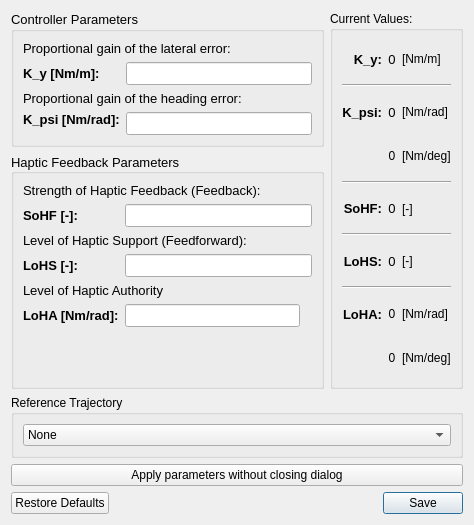
<?xml version="1.0" encoding="UTF-8"?>
<ui version="4.0">
 <class>Dialog</class>
 <widget class="QDialog" name="Dialog">
  <property name="geometry">
   <rect>
    <x>0</x>
    <y>0</y>
    <width>474</width>
    <height>525</height>
   </rect>
  </property>
  <property name="windowTitle">
   <string>FDCA Controller Settings</string>
  </property>
  <layout class="QGridLayout" name="gridLayout">
   <item row="0" column="1">
    <widget class="QGroupBox" name="groupControlparam">
     <property name="sizePolicy">
      <sizepolicy hsizetype="Preferred" vsizetype="Preferred">
       <horstretch>0</horstretch>
       <verstretch>0</verstretch>
      </sizepolicy>
     </property>
     <property name="minimumSize">
      <size>
       <width>0</width>
       <height>0</height>
      </size>
     </property>
     <property name="maximumSize">
      <size>
       <width>8000</width>
       <height>16777215</height>
      </size>
     </property>
     <property name="font">
      <font>
       <pointsize>10</pointsize>
       <weight>50</weight>
       <bold>false</bold>
      </font>
     </property>
     <property name="title">
      <string>Controller Parameters</string>
     </property>
     <layout class="QGridLayout" name="gridLayout_4">
      <item row="0" column="1">
       <layout class="QGridLayout" name="gridLayout_3">
        <item row="2" column="0">
         <widget class="QLabel" name="lblKy">
          <property name="sizePolicy">
           <sizepolicy hsizetype="Preferred" vsizetype="Preferred">
            <horstretch>0</horstretch>
            <verstretch>0</verstretch>
           </sizepolicy>
          </property>
          <property name="minimumSize">
           <size>
            <width>0</width>
            <height>0</height>
           </size>
          </property>
          <property name="maximumSize">
           <size>
            <width>16777215</width>
            <height>16777215</height>
           </size>
          </property>
          <property name="font">
           <font>
            <pointsize>10</pointsize>
            <weight>75</weight>
            <bold>true</bold>
           </font>
          </property>
          <property name="text">
           <string>K_y [Nm/m]:</string>
          </property>
         </widget>
        </item>
        <item row="0" column="0" colspan="3">
         <widget class="QLabel" name="lblKytitle">
          <property name="font">
           <font>
            <pointsize>10</pointsize>
            <weight>50</weight>
            <bold>false</bold>
           </font>
          </property>
          <property name="text">
           <string>Proportional gain of the lateral error:</string>
          </property>
          <property name="alignment">
           <set>Qt::AlignLeading|Qt::AlignLeft|Qt::AlignTop</set>
          </property>
         </widget>
        </item>
        <item row="3" column="0" colspan="3">
         <widget class="QLabel" name="lblKpsititle">
          <property name="font">
           <font>
            <pointsize>10</pointsize>
            <weight>50</weight>
            <bold>false</bold>
           </font>
          </property>
          <property name="text">
           <string>Proportional gain of the heading error:</string>
          </property>
         </widget>
        </item>
        <item row="4" column="1" colspan="2">
         <widget class="QLineEdit" name="edit_k_psi">
          <property name="sizePolicy">
           <sizepolicy hsizetype="Preferred" vsizetype="Fixed">
            <horstretch>0</horstretch>
            <verstretch>0</verstretch>
           </sizepolicy>
          </property>
          <property name="font">
           <font>
            <pointsize>10</pointsize>
           </font>
          </property>
         </widget>
        </item>
        <item row="4" column="0">
         <widget class="QLabel" name="lblKpsi">
          <property name="sizePolicy">
           <sizepolicy hsizetype="Minimum" vsizetype="Preferred">
            <horstretch>0</horstretch>
            <verstretch>0</verstretch>
           </sizepolicy>
          </property>
          <property name="minimumSize">
           <size>
            <width>0</width>
            <height>0</height>
           </size>
          </property>
          <property name="maximumSize">
           <size>
            <width>10000</width>
            <height>16777215</height>
           </size>
          </property>
          <property name="font">
           <font>
            <pointsize>10</pointsize>
            <weight>75</weight>
            <bold>true</bold>
           </font>
          </property>
          <property name="text">
           <string>K_psi [Nm/rad]:</string>
          </property>
          <property name="alignment">
           <set>Qt::AlignLeading|Qt::AlignLeft|Qt::AlignTop</set>
          </property>
         </widget>
        </item>
        <item row="2" column="1" colspan="2">
         <widget class="QLineEdit" name="edit_k_y">
          <property name="sizePolicy">
           <sizepolicy hsizetype="Preferred" vsizetype="Fixed">
            <horstretch>0</horstretch>
            <verstretch>0</verstretch>
           </sizepolicy>
          </property>
          <property name="font">
           <font>
            <pointsize>10</pointsize>
           </font>
          </property>
          <property name="alignment">
           <set>Qt::AlignLeading|Qt::AlignLeft|Qt::AlignTop</set>
          </property>
         </widget>
        </item>
       </layout>
      </item>
     </layout>
    </widget>
   </item>
   <item row="2" column="1" colspan="2">
    <widget class="QGroupBox" name="groupBox_3">
     <property name="title">
      <string>Reference Trajectory</string>
     </property>
     <layout class="QGridLayout" name="gridLayout_8">
      <property name="leftMargin">
       <number>9</number>
      </property>
      <property name="topMargin">
       <number>9</number>
      </property>
      <property name="rightMargin">
       <number>9</number>
      </property>
      <property name="bottomMargin">
       <number>9</number>
      </property>
      <property name="spacing">
       <number>3</number>
      </property>
      <item row="0" column="0">
       <widget class="QComboBox" name="cmbbox_hcr_selection">
        <property name="sizePolicy">
         <sizepolicy hsizetype="Preferred" vsizetype="Fixed">
          <horstretch>0</horstretch>
          <verstretch>0</verstretch>
         </sizepolicy>
        </property>
        <property name="minimumSize">
         <size>
          <width>250</width>
          <height>0</height>
         </size>
        </property>
        <property name="font">
         <font>
          <weight>50</weight>
          <bold>false</bold>
         </font>
        </property>
        <item>
         <property name="text">
          <string>None</string>
         </property>
        </item>
       </widget>
      </item>
     </layout>
    </widget>
   </item>
   <item row="1" column="1">
    <widget class="QGroupBox" name="groupHapticparam">
     <property name="sizePolicy">
      <sizepolicy hsizetype="Preferred" vsizetype="Preferred">
       <horstretch>0</horstretch>
       <verstretch>0</verstretch>
      </sizepolicy>
     </property>
     <property name="minimumSize">
      <size>
       <width>0</width>
       <height>0</height>
      </size>
     </property>
     <property name="maximumSize">
      <size>
       <width>800</width>
       <height>16777215</height>
      </size>
     </property>
     <property name="font">
      <font>
       <pointsize>10</pointsize>
       <weight>50</weight>
       <bold>false</bold>
      </font>
     </property>
     <property name="title">
      <string>Haptic Feedback Parameters</string>
     </property>
     <property name="alignment">
      <set>Qt::AlignLeading|Qt::AlignLeft|Qt::AlignVCenter</set>
     </property>
     <layout class="QGridLayout" name="gridLayout_6">
      <item row="0" column="0">
       <layout class="QGridLayout" name="gridLayout_5">
        <item row="1" column="0">
         <widget class="QLabel" name="lblKsohf">
          <property name="font">
           <font>
            <pointsize>10</pointsize>
            <weight>75</weight>
            <bold>true</bold>
           </font>
          </property>
          <property name="text">
           <string>SoHF [-]:</string>
          </property>
         </widget>
        </item>
        <item row="3" column="0">
         <widget class="QLabel" name="lblKlohs">
          <property name="font">
           <font>
            <pointsize>10</pointsize>
            <weight>75</weight>
            <bold>true</bold>
           </font>
          </property>
          <property name="text">
           <string>LoHS [-]:</string>
          </property>
         </widget>
        </item>
        <item row="6" column="0">
         <widget class="QLabel" name="lblKloha">
          <property name="font">
           <font>
            <pointsize>10</pointsize>
            <weight>75</weight>
            <bold>true</bold>
           </font>
          </property>
          <property name="text">
           <string>LoHA [Nm/rad]:</string>
          </property>
         </widget>
        </item>
        <item row="0" column="0" colspan="3">
         <widget class="QLabel" name="lblKsohftitle">
          <property name="font">
           <font>
            <pointsize>10</pointsize>
            <weight>50</weight>
            <bold>false</bold>
           </font>
          </property>
          <property name="text">
           <string>Strength of Haptic Feedback (Feedback):</string>
          </property>
          <property name="alignment">
           <set>Qt::AlignLeading|Qt::AlignLeft|Qt::AlignTop</set>
          </property>
         </widget>
        </item>
        <item row="2" column="0" colspan="3">
         <widget class="QLabel" name="lblKlohstitle">
          <property name="font">
           <font>
            <pointsize>10</pointsize>
            <weight>50</weight>
            <bold>false</bold>
           </font>
          </property>
          <property name="text">
           <string>Level of Haptic Support (Feedforward):</string>
          </property>
         </widget>
        </item>
        <item row="4" column="0" colspan="3">
         <widget class="QLabel" name="lblKlohatitle">
          <property name="font">
           <font>
            <pointsize>10</pointsize>
            <weight>50</weight>
            <bold>false</bold>
           </font>
          </property>
          <property name="text">
           <string>Level of Haptic Authority</string>
          </property>
         </widget>
        </item>
        <item row="3" column="1" colspan="3">
         <widget class="QLineEdit" name="edit_lohs">
          <property name="sizePolicy">
           <sizepolicy hsizetype="Minimum" vsizetype="Fixed">
            <horstretch>0</horstretch>
            <verstretch>0</verstretch>
           </sizepolicy>
          </property>
          <property name="font">
           <font>
            <pointsize>10</pointsize>
           </font>
          </property>
         </widget>
        </item>
        <item row="1" column="1" colspan="3">
         <widget class="QLineEdit" name="edit_sohf">
          <property name="sizePolicy">
           <sizepolicy hsizetype="Minimum" vsizetype="Fixed">
            <horstretch>0</horstretch>
            <verstretch>0</verstretch>
           </sizepolicy>
          </property>
          <property name="font">
           <font>
            <pointsize>10</pointsize>
           </font>
          </property>
         </widget>
        </item>
        <item row="6" column="1">
         <widget class="QLineEdit" name="edit_loha"/>
        </item>
       </layout>
      </item>
      <item row="1" column="0">
       <spacer name="verticalSpacer_2">
        <property name="orientation">
         <enum>Qt::Vertical</enum>
        </property>
        <property name="sizeHint" stdset="0">
         <size>
          <width>20</width>
          <height>40</height>
         </size>
        </property>
       </spacer>
      </item>
     </layout>
    </widget>
   </item>
   <item row="0" column="2" rowspan="2">
    <widget class="QGroupBox" name="groupBox">
     <property name="title">
      <string>Current Values:</string>
     </property>
     <layout class="QGridLayout" name="gridLayout_2">
      <item row="1" column="0">
       <layout class="QGridLayout" name="gridLayout_7">
        <item row="7" column="2">
         <widget class="QLabel" name="label_14">
          <property name="text">
           <string>[Nm/deg]</string>
          </property>
         </widget>
        </item>
        <item row="7" column="1">
         <widget class="QLabel" name="lbl_k_psi_deg">
          <property name="text">
           <string>0</string>
          </property>
          <property name="alignment">
           <set>Qt::AlignCenter</set>
          </property>
         </widget>
        </item>
        <item row="9" column="1">
         <widget class="QLabel" name="lbl_sohf">
          <property name="font">
           <font>
            <pointsize>10</pointsize>
            <weight>50</weight>
            <bold>false</bold>
           </font>
          </property>
          <property name="text">
           <string>0</string>
          </property>
          <property name="alignment">
           <set>Qt::AlignCenter</set>
          </property>
         </widget>
        </item>
        <item row="2" column="0">
         <widget class="QLabel" name="label_5">
          <property name="font">
           <font>
            <pointsize>10</pointsize>
            <weight>75</weight>
            <bold>true</bold>
           </font>
          </property>
          <property name="text">
           <string>K_psi:</string>
          </property>
          <property name="alignment">
           <set>Qt::AlignRight|Qt::AlignTrailing|Qt::AlignVCenter</set>
          </property>
         </widget>
        </item>
        <item row="9" column="0">
         <widget class="QLabel" name="label_4">
          <property name="font">
           <font>
            <pointsize>10</pointsize>
            <weight>75</weight>
            <bold>true</bold>
           </font>
          </property>
          <property name="text">
           <string>SoHF:</string>
          </property>
          <property name="alignment">
           <set>Qt::AlignRight|Qt::AlignTrailing|Qt::AlignVCenter</set>
          </property>
         </widget>
        </item>
        <item row="11" column="0">
         <widget class="QLabel" name="label_3">
          <property name="font">
           <font>
            <pointsize>10</pointsize>
            <weight>75</weight>
            <bold>true</bold>
           </font>
          </property>
          <property name="text">
           <string>LoHS:</string>
          </property>
          <property name="alignment">
           <set>Qt::AlignRight|Qt::AlignTrailing|Qt::AlignVCenter</set>
          </property>
         </widget>
        </item>
        <item row="0" column="1">
         <widget class="QLabel" name="lbl_k_y">
          <property name="sizePolicy">
           <sizepolicy hsizetype="Preferred" vsizetype="Preferred">
            <horstretch>0</horstretch>
            <verstretch>0</verstretch>
           </sizepolicy>
          </property>
          <property name="minimumSize">
           <size>
            <width>0</width>
            <height>0</height>
           </size>
          </property>
          <property name="font">
           <font>
            <pointsize>10</pointsize>
            <weight>50</weight>
            <bold>false</bold>
           </font>
          </property>
          <property name="text">
           <string>0</string>
          </property>
          <property name="alignment">
           <set>Qt::AlignCenter</set>
          </property>
         </widget>
        </item>
        <item row="13" column="1">
         <widget class="QLabel" name="lbl_loha">
          <property name="text">
           <string>0</string>
          </property>
          <property name="alignment">
           <set>Qt::AlignCenter</set>
          </property>
         </widget>
        </item>
        <item row="13" column="0">
         <widget class="QLabel" name="label_2">
          <property name="font">
           <font>
            <pointsize>10</pointsize>
            <weight>75</weight>
            <bold>true</bold>
           </font>
          </property>
          <property name="text">
           <string>LoHA:</string>
          </property>
          <property name="alignment">
           <set>Qt::AlignRight|Qt::AlignTrailing|Qt::AlignVCenter</set>
          </property>
         </widget>
        </item>
        <item row="0" column="0">
         <widget class="QLabel" name="label">
          <property name="font">
           <font>
            <pointsize>10</pointsize>
            <weight>75</weight>
            <bold>true</bold>
           </font>
          </property>
          <property name="text">
           <string>K_y:</string>
          </property>
          <property name="alignment">
           <set>Qt::AlignRight|Qt::AlignTrailing|Qt::AlignVCenter</set>
          </property>
         </widget>
        </item>
        <item row="2" column="1">
         <widget class="QLabel" name="lbl_k_psi">
          <property name="sizePolicy">
           <sizepolicy hsizetype="Minimum" vsizetype="Preferred">
            <horstretch>0</horstretch>
            <verstretch>0</verstretch>
           </sizepolicy>
          </property>
          <property name="font">
           <font>
            <pointsize>10</pointsize>
            <weight>50</weight>
            <bold>false</bold>
           </font>
          </property>
          <property name="text">
           <string>0</string>
          </property>
          <property name="alignment">
           <set>Qt::AlignCenter</set>
          </property>
         </widget>
        </item>
        <item row="13" column="2">
         <widget class="QLabel" name="label_13">
          <property name="text">
           <string>[Nm/rad]</string>
          </property>
         </widget>
        </item>
        <item row="11" column="2">
         <widget class="QLabel" name="label_12">
          <property name="text">
           <string>[-]</string>
          </property>
         </widget>
        </item>
        <item row="2" column="2">
         <widget class="QLabel" name="label_9">
          <property name="text">
           <string>[Nm/rad]</string>
          </property>
         </widget>
        </item>
        <item row="0" column="2">
         <widget class="QLabel" name="label_8">
          <property name="text">
           <string>[Nm/m]</string>
          </property>
         </widget>
        </item>
        <item row="9" column="2">
         <widget class="QLabel" name="label_11">
          <property name="text">
           <string>[-]</string>
          </property>
         </widget>
        </item>
        <item row="10" column="0" colspan="3">
         <widget class="Line" name="line_3">
          <property name="orientation">
           <enum>Qt::Horizontal</enum>
          </property>
         </widget>
        </item>
        <item row="1" column="0" colspan="3">
         <widget class="Line" name="line_2">
          <property name="orientation">
           <enum>Qt::Horizontal</enum>
          </property>
         </widget>
        </item>
        <item row="12" column="0" colspan="3">
         <widget class="Line" name="line_4">
          <property name="orientation">
           <enum>Qt::Horizontal</enum>
          </property>
         </widget>
        </item>
        <item row="14" column="1">
         <widget class="QLabel" name="lbl_loha_deg">
          <property name="text">
           <string>0</string>
          </property>
          <property name="alignment">
           <set>Qt::AlignCenter</set>
          </property>
         </widget>
        </item>
        <item row="14" column="2">
         <widget class="QLabel" name="label_7">
          <property name="text">
           <string>[Nm/deg]</string>
          </property>
         </widget>
        </item>
        <item row="11" column="1">
         <widget class="QLabel" name="lbl_lohs">
          <property name="font">
           <font>
            <pointsize>10</pointsize>
            <weight>50</weight>
            <bold>false</bold>
           </font>
          </property>
          <property name="text">
           <string>0</string>
          </property>
          <property name="alignment">
           <set>Qt::AlignCenter</set>
          </property>
         </widget>
        </item>
        <item row="8" column="0" colspan="3">
         <widget class="Line" name="line">
          <property name="orientation">
           <enum>Qt::Horizontal</enum>
          </property>
         </widget>
        </item>
       </layout>
      </item>
     </layout>
    </widget>
   </item>
   <item row="4" column="1" colspan="2">
    <widget class="QPushButton" name="btn_apply_parameters">
     <property name="text">
      <string>Apply parameters without closing dialog</string>
     </property>
    </widget>
   </item>
   <item row="5" column="1" colspan="2">
    <widget class="QDialogButtonBox" name="btnbox_fdca_controller_settings">
     <property name="orientation">
      <enum>Qt::Horizontal</enum>
     </property>
     <property name="standardButtons">
      <set>QDialogButtonBox::RestoreDefaults|QDialogButtonBox::Save</set>
     </property>
    </widget>
   </item>
  </layout>
 </widget>
 <resources/>
 <connections>
  <connection>
   <sender>btnbox_fdca_controller_settings</sender>
   <signal>accepted()</signal>
   <receiver>Dialog</receiver>
   <slot>accept()</slot>
   <hints>
    <hint type="sourcelabel">
     <x>248</x>
     <y>254</y>
    </hint>
    <hint type="destinationlabel">
     <x>157</x>
     <y>274</y>
    </hint>
   </hints>
  </connection>
  <connection>
   <sender>btnbox_fdca_controller_settings</sender>
   <signal>rejected()</signal>
   <receiver>Dialog</receiver>
   <slot>reject()</slot>
   <hints>
    <hint type="sourcelabel">
     <x>316</x>
     <y>260</y>
    </hint>
    <hint type="destinationlabel">
     <x>286</x>
     <y>274</y>
    </hint>
   </hints>
  </connection>
 </connections>
</ui>
